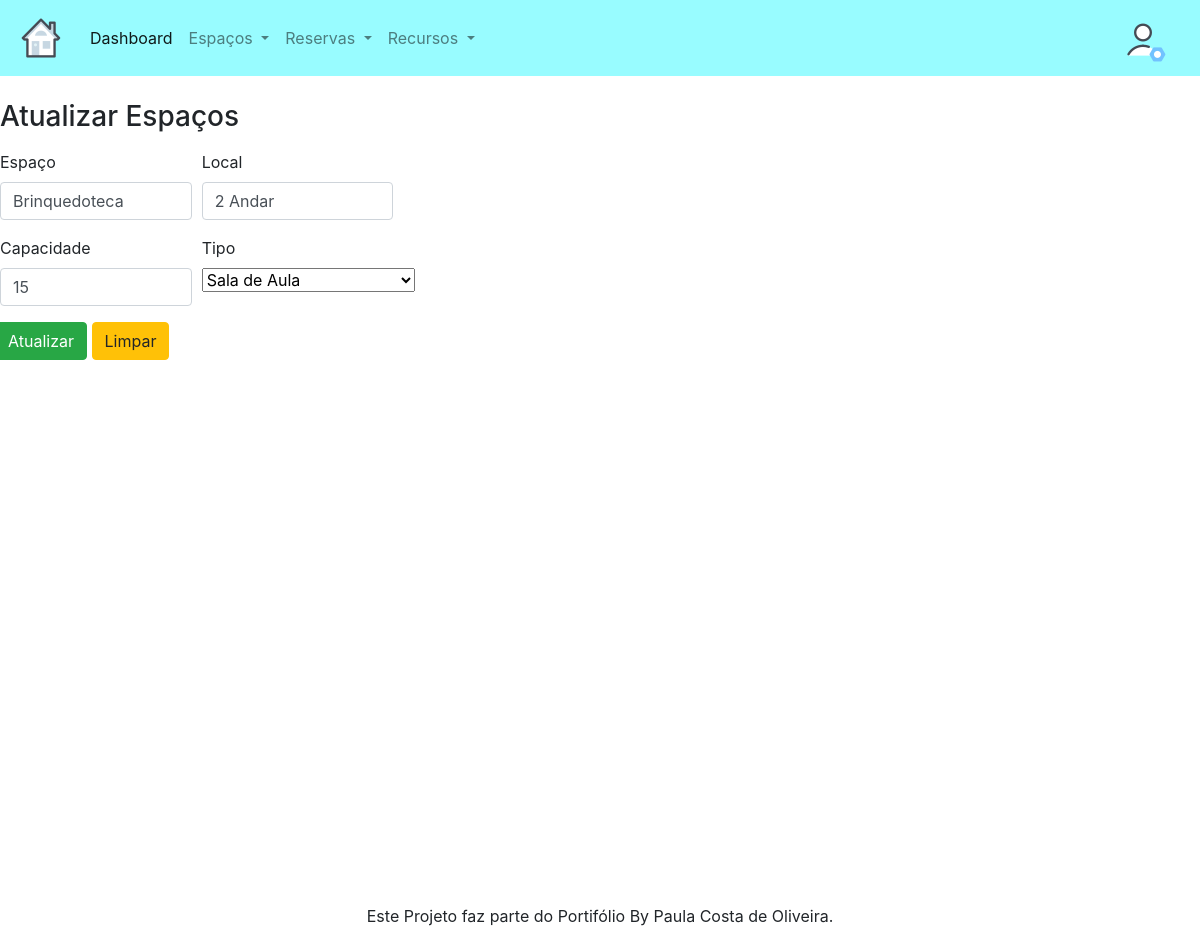
Page /atualizar_espaco.php?id=17 on the committed database.
### tables this page shows
CREATE TABLE `espaco` (
  `espacoID` int(11) NOT NULL,
  `espaco` varchar(30) NOT NULL,
  `endereco` varchar(30) NOT NULL,
  `capacidade` int(4) NOT NULL,
  `status` tinyint(1) NOT NULL,
  `tipo` char(30) NOT NULL
);

### atualizar_espaco.php (the view, shortened to what this page needs)
<?php
  include("conexao.php");
?>
<?php
  $id = isset($_GET['id']) ? (int) $_GET['id'] : null;
    $consulta = "SELECT * ";
    $consulta .= "FROM espaco WHERE espacoID = {$id} ";
    $espacos = mysqli_query($conecta,$consulta);
    $linha = mysqli_fetch_assoc($espacos);
?>
<?php
  $lista_tipos = $conecta -> query("SELECT * FROM tipo");
?>
<!DOCTYPE html>
<html>
<head>
	<link rel="stylesheet" href="https://stackpath.bootstrapcdn.com/bootstrap/4.1.3/css/bootstrap.min.css">
	<link rel="stylesheet" href="https://raw.githubusercontent.com/daneden/animate.css/master/animate.css">
	<link rel="stylesheet" href="css/bootnavbar.css">
<nav class="navbar navbar-expand-lg navbar-light" style="background-color: #98FCFF;">
  <a class="navbar-brand" href="#">
    <img src="icons-espaco.png" width="50" height="50" class="d-inline-block align-top" alt="">
  </a>
  <div class="collapse navbar-collapse" id="navbarNav">
    <ul class="navbar-nav">
      <li class="nav-item active">
        <a class="nav-link" href="dashboard.html">Dashboard</a>
      </li>
      <li class="nav-item dropdown">
        <a class="nav-link dropdown-toggle" href="#" id="navbarDropdownMenuLink" data-toggle="dropdown" aria-haspopup="true" aria-expanded="false">
          Espaços
        </a>
      </li>
      <li class="nav-item dropdown">
        <a class="nav-link dropdown-toggle" href="#" id="navbarDropdownMenuLink" data-toggle="dropdown" aria-haspopup="true" aria-expanded="false">
          Reservas
        </a>
      </li>
      <li class="nav-item dropdown">
        <a class="nav-link dropdown-toggle" href="#" id="navbarDropdownMenuLink" data-toggle="dropdown" aria-haspopup="true" aria-expanded="false">
          Recursos
        </a>
      </li>
    </ul>
  </div>
  <a class="navbar-brand" href="#">
    <img src="icons-user-settings.png" width="50" height="50" class="d-inline-block align-top" alt="">
  </a>
</nav>
</head>
<body>
<form action="atualizar_espaco.php" method="post">
  <br><label><h3> Atualizar Espaços </h3></label><br>
  <div class="form-row">
    <div class="col-2">
      <p>
        <Label>Espaço</Label>
        <input type="text" value="<?php echo utf8_encode($linha["espaco"]) ?>" name="ATespaco" id="ATespaco" placeholder="Sala/Laboratório etc" class="form-control">
      </p>
    </div>
    <div class="col-2">
      <p>
        <Label>Local</Label>
        <input type="text" value="<?php echo utf8_encode($linha["endereco"]) ?>" name="ATlocal" id="ATlocal" placeholder="Local / Endereco" class="form-control">
      </p>
    </div>
  </div>
  <div class="form-row">
    <div class="col-2">
      <p>
        <Label>Capacidade</Label>
        <input type="text" value="<?php echo $linha["capacidade"] ?>" name="ATcapacidade" id="ATcapacidade" placeholder="Capacidade em Números" class="form-control">
      </p>
    </div>
    <div class="col-2">
      <p>
        <Label>Tipo</Label><br>
        <select id="ATtipos" name="ATtipos">
                        <?php
                            $meutipo = $linha["tipo"];
                            while($linha = mysqli_fetch_assoc($lista_tipos)) {
                                $tipo_principal = $linha["tipo"];
                                if($meutipo == $tipo_principal) {
                        ?>
                            <option value="<?php echo $linha["tipo"] ?>" selected>
                                <?php echo utf8_encode($linha["tipo"]) ?>
                            </option>
                        <?php
                                } else {
                        ?>
                            <option value="<?php echo $linha["tipo"] ?>" >
                                <?php echo utf8_encode($linha["tipo"]) ?>
                            </option>
                        <?php
                                }
                            }
                        ?>
        </select>
      </p>
    </div>
</div>
  <div class="form-row">
    <p>
      <button type="submit" class="btn btn-success" name="editar">Atualizar</button>
      <button type="Reset" class="btn btn-warning" name="limpar">Limpar</button>
    </p>
  </div>
</form>
<?php include_once("_incluir/rodape.php"); ?>
</body>
</html>

### rows in the picture
espaco: ATespaco "Brinquedoteca", ATlocal "2 Andar", ATcapacidade "15"

### other values in the picture
form field ATtipos "Sala de Aula"
